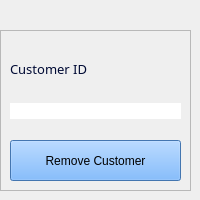
         <widget class="QWidget" name="delete_customer">
          <widget class="QFrame" name="frame_13">
           <property name="geometry">
            <rect>
             <x>0</x>
             <y>30</y>
             <width>191</width>
             <height>161</height>
            </rect>
           </property>
           <property name="styleSheet">
            <string notr="true">QFrame{
font: 600 10pt &quot;Segoe UI Semibold&quot;;
}

QLineEdit{
	background-color: rgb(255, 255, 255);
border-radius:10px;
}</string>
           </property>
           <property name="frameShape">
            <enum>QFrame::StyledPanel</enum>
           </property>
           <property name="frameShadow">
            <enum>QFrame::Raised</enum>
           </property>
           <layout class="QVBoxLayout" name="verticalLayout_7">
            <item>
             <widget class="QLabel" name="label_21">
              <property name="font">
               <font>
                <family>Segoe UI Semibold</family>
                <pointsize>10</pointsize>
                <italic>false</italic>
                <fontweight>DemiBold</fontweight>
               </font>
              </property>
              <property name="styleSheet">
               <string notr="true">color: rgb(0, 10, 52);</string>
              </property>
              <property name="text">
               <string>Customer ID</string>
              </property>
             </widget>
            </item>
            <item>
             <widget class="QLineEdit" name="customerRemoveCustomerID"/>
            </item>
            <item>
             <widget class="QPushButton" name="customerRemoveButton">
              <property name="sizePolicy">
               <sizepolicy hsizetype="Minimum" vsizetype="Minimum">
                <horstretch>0</horstretch>
                <verstretch>0</verstretch>
               </sizepolicy>
              </property>
              <property name="cursor">
               <cursorShape>PointingHandCursor</cursorShape>
              </property>
              <property name="styleSheet">
               <string notr="true">QPushButton{
background-color: rgb(95, 165, 247);
font: 600 10pt &quot;Segoe UI Semibold&quot;;
margin-top:15px;
}

QPushButton:hover{
	background-color: rgb(245, 245, 245);
	color: rgb(255, 0, 0);
	border: 1px solid rgb(255, 0, 0);
}</string>
              </property>
              <property name="text">
               <string>Remove Customer</string>
              </property>
             </widget>
            </item>
           </layout>
          </widget>
         </widget>
